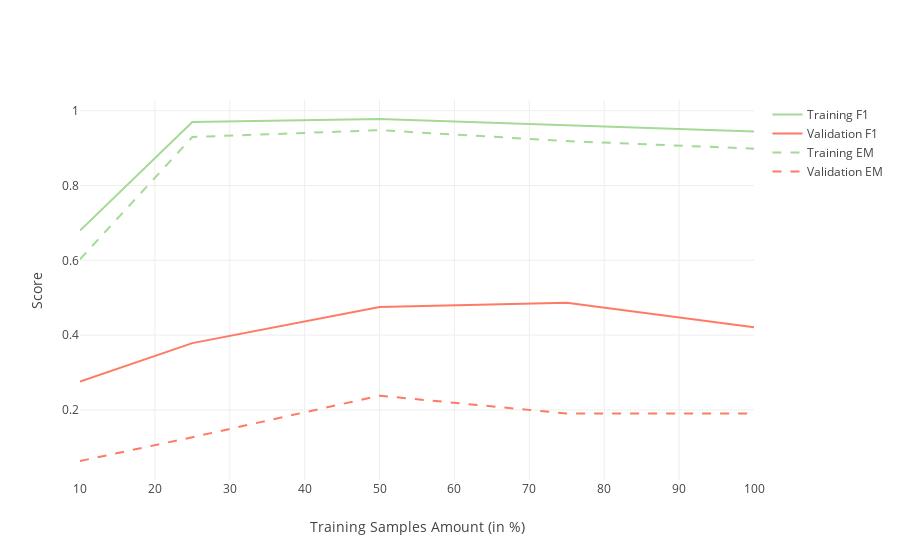

Source (notebook cell):
### Markdown cell above
### Curvas de Aprendizado sem K-Fold e sem ELMo, com Word Embeddings de 600 dimensões e respostas adicionais apenas para dev.

### Code cell
metrics_single_fold_no_elmo_reduced_path = "{}/metrics/single_fold_no_elmo_reduced".format(os.getcwd())
plot_single_fold(metrics_single_fold_no_elmo_reduced_path)

### Figure 1 — Plotly figure (JSON) as saved in the notebook; plotly's stock layout.template omitted (floating-point values rounded to 4 significant figures)
{"data": [{"line": {"color": "rgb(163,218,151)"}, "mode": "lines", "name": "Training F1", "type": "scatter", "uid": "71bc0fa9-a280-4f3a-ab92-483c98c9507c", "x": ["10", "25", "50", "75", "100"], "y": [0.6796, 0.9699, 0.9778, 0.9603, 0.9442]}, {"line": {"color": "rgb(255,122,101)"}, "mode": "lines", "name": "Validation F1", "type": "scatter", "uid": "7a6af349-1a80-40a3-a6c6-35cd5c96a382", "x": ["10", "25", "50", "75", "100"], "y": [0.2757, 0.3786, 0.4751, 0.4863, 0.4209]}, {"line": {"color": "rgb(163,218,151)", "dash": "dash"}, "mode": "lines", "name": "Training EM", "type": "scatter", "uid": "c452c711-931f-421a-973d-0a6263e97999", "x": ["10", "25", "50", "75", "100"], "y": [0.6027, 0.9296, 0.9479, 0.9188, 0.8984]}, {"line": {"color": "rgb(255,122,101)", "dash": "dash"}, "mode": "lines", "name": "Validation EM", "type": "scatter", "uid": "7a860f28-653b-492a-b04d-318cd6bca418", "x": ["10", "25", "50", "75", "100"], "y": [0.06349, 0.127, 0.2381, 0.1905, 0.1905]}], "layout": {"title": {"text": ""}, "xaxis": {"title": {"text": "Training Samples Amount (in %)"}}, "yaxis": {"title": {"text": "Score"}}}}
